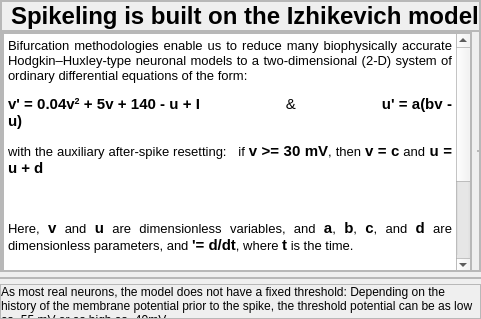
                  <widget class="QWidget" name="NeuronGenerator_subwidget1" native="true">
                   <layout class="QVBoxLayout" name="verticalLayout_12" stretch="0,0,0">
                    <property name="spacing">
                     <number>5</number>
                    </property>
                    <property name="leftMargin">
                     <number>0</number>
                    </property>
                    <property name="topMargin">
                     <number>0</number>
                    </property>
                    <property name="rightMargin">
                     <number>0</number>
                    </property>
                    <property name="bottomMargin">
                     <number>0</number>
                    </property>
                    <item alignment="Qt::AlignTop">
                     <widget class="QFrame" name="NeuronGenerator_subframe1_top_frame">
                      <property name="frameShape">
                       <enum>QFrame::StyledPanel</enum>
                      </property>
                      <property name="frameShadow">
                       <enum>QFrame::Raised</enum>
                      </property>
                      <layout class="QVBoxLayout" name="verticalLayout_13">
                       <property name="spacing">
                        <number>0</number>
                       </property>
                       <property name="leftMargin">
                        <number>0</number>
                       </property>
                       <property name="topMargin">
                        <number>0</number>
                       </property>
                       <property name="rightMargin">
                        <number>0</number>
                       </property>
                       <property name="bottomMargin">
                        <number>0</number>
                       </property>
                       <item alignment="Qt::AlignTop">
                        <widget class="QFrame" name="NeuronGenerator_subframe1_title_frame">
                         <property name="frameShape">
                          <enum>QFrame::StyledPanel</enum>
                         </property>
                         <property name="frameShadow">
                          <enum>QFrame::Raised</enum>
                         </property>
                         <layout class="QHBoxLayout" name="horizontalLayout_14">
                          <property name="spacing">
                           <number>0</number>
                          </property>
                          <property name="topMargin">
                           <number>0</number>
                          </property>
                          <property name="rightMargin">
                           <number>0</number>
                          </property>
                          <property name="bottomMargin">
                           <number>0</number>
                          </property>
                          <item alignment="Qt::AlignLeft">
                           <widget class="QLabel" name="NeuronGenerator_subframe1_title_label">
                            <property name="sizePolicy">
                             <sizepolicy hsizetype="Preferred" vsizetype="Fixed">
                              <horstretch>0</horstretch>
                              <verstretch>0</verstretch>
                             </sizepolicy>
                            </property>
                            <property name="maximumSize">
                             <size>
                              <width>16777215</width>
                              <height>30</height>
                             </size>
                            </property>
                            <property name="styleSheet">
                             <string notr="true"/>
                            </property>
                            <property name="text">
                             <string>&lt;html&gt;&lt;head/&gt;&lt;body&gt;&lt;p&gt;&lt;span style=&quot; font-size:18pt; font-weight:700;&quot;&gt;Spikeling is built on the Izhikevich model&lt;/span&gt;&lt;/p&gt;&lt;/body&gt;&lt;/html&gt;</string>
                            </property>
                           </widget>
                          </item>
                         </layout>
                        </widget>
                       </item>
                       <item alignment="Qt::AlignTop">
                        <widget class="QFrame" name="NeuronGenerator_subframe1_Izhik_frame">
                         <property name="sizePolicy">
                          <sizepolicy hsizetype="Preferred" vsizetype="Fixed">
                           <horstretch>0</horstretch>
                           <verstretch>0</verstretch>
                          </sizepolicy>
                         </property>
                         <property name="maximumSize">
                          <size>
                           <width>16777215</width>
                           <height>240</height>
                          </size>
                         </property>
                         <property name="frameShape">
                          <enum>QFrame::StyledPanel</enum>
                         </property>
                         <property name="frameShadow">
                          <enum>QFrame::Raised</enum>
                         </property>
                         <layout class="QHBoxLayout" name="horizontalLayout_13">
                          <property name="spacing">
                           <number>5</number>
                          </property>
                          <property name="leftMargin">
                           <number>0</number>
                          </property>
                          <property name="topMargin">
                           <number>0</number>
                          </property>
                          <property name="rightMargin">
                           <number>0</number>
                          </property>
                          <property name="bottomMargin">
                           <number>0</number>
                          </property>
                          <item alignment="Qt::AlignTop">
                           <widget class="QFrame" name="NeuronGenerator_subframe1_Izhik_subframe1">
                            <property name="frameShape">
                             <enum>QFrame::StyledPanel</enum>
                            </property>
                            <property name="frameShadow">
                             <enum>QFrame::Raised</enum>
                            </property>
                            <layout class="QHBoxLayout" name="horizontalLayout_16">
                             <property name="spacing">
                              <number>0</number>
                             </property>
                             <property name="leftMargin">
                              <number>0</number>
                             </property>
                             <property name="topMargin">
                              <number>0</number>
                             </property>
                             <property name="rightMargin">
                              <number>0</number>
                             </property>
                             <property name="bottomMargin">
                              <number>0</number>
                             </property>
                             <item alignment="Qt::AlignTop">
                              <widget class="QTextBrowser" name="NeuronGenerator_subframe1_Izhik_textbrowser">
                               <property name="sizePolicy">
                                <sizepolicy hsizetype="Expanding" vsizetype="Fixed">
                                 <horstretch>0</horstretch>
                                 <verstretch>0</verstretch>
                                </sizepolicy>
                               </property>
                               <property name="minimumSize">
                                <size>
                                 <width>0</width>
                                 <height>240</height>
                                </size>
                               </property>
                               <property name="maximumSize">
                                <size>
                                 <width>16777215</width>
                                 <height>200</height>
                                </size>
                               </property>
                               <property name="styleSheet">
                                <string notr="true"/>
                               </property>
                               <property name="html">
                                <string>&lt;!DOCTYPE HTML PUBLIC &quot;-//W3C//DTD HTML 4.0//EN&quot; &quot;http://www.w3.org/TR/REC-html40/strict.dtd&quot;&gt;
&lt;html&gt;&lt;head&gt;&lt;meta name=&quot;qrichtext&quot; content=&quot;1&quot; /&gt;&lt;meta charset=&quot;utf-8&quot; /&gt;&lt;style type=&quot;text/css&quot;&gt;
p, li { white-space: pre-wrap; }
&lt;/style&gt;&lt;/head&gt;&lt;body style=&quot; font-family:'Segoe UI'; font-size:9pt; font-weight:400; font-style:normal;&quot;&gt;
&lt;p align=&quot;justify&quot; style=&quot; margin-top:0px; margin-bottom:0px; margin-left:0px; margin-right:0px; -qt-block-indent:0; text-indent:0px;&quot;&gt;&lt;span style=&quot; font-size:10pt;&quot;&gt;Bifurcation methodologies enable us to reduce many biophysically accurate Hodgkin–Huxley-type neuronal models to a two-dimensional (2-D) system of ordinary differential equations of the form:&lt;/span&gt;&lt;/p&gt;
&lt;p align=&quot;justify&quot; style=&quot; margin-top:12px; margin-bottom:12px; margin-left:0px; margin-right:0px; -qt-block-indent:0; text-indent:0px;&quot;&gt;&lt;span style=&quot; font-size:11pt; font-weight:696;&quot;&gt;v' = 0.04v&lt;/span&gt;&lt;span style=&quot; font-size:11pt; font-weight:696; vertical-align:super;&quot;&gt;2&lt;/span&gt;&lt;span style=&quot; font-size:11pt; font-weight:696;&quot;&gt; + 5v + 140 - u + I                    &lt;/span&gt;&lt;span style=&quot; font-size:11pt;&quot;&gt;&amp;amp;&lt;/span&gt;&lt;span style=&quot; font-size:11pt; font-weight:696;&quot;&gt;                    u' = a(bv - u)&lt;/span&gt;&lt;/p&gt;
&lt;p align=&quot;justify&quot; style=&quot; margin-top:12px; margin-bottom:12px; margin-left:0px; margin-right:0px; -qt-block-indent:0; text-indent:0px;&quot;&gt;&lt;span style=&quot; font-size:10pt;&quot;&gt;with the auxiliary after-spike resetting:   if &lt;/span&gt;&lt;span style=&quot; font-size:11pt; font-weight:696;&quot;&gt;v &amp;gt;= 30 mV&lt;/span&gt;&lt;span style=&quot; font-size:10pt;&quot;&gt;, then &lt;/span&gt;&lt;span style=&quot; font-size:11pt; font-weight:696;&quot;&gt;v = c&lt;/span&gt;&lt;span style=&quot; font-size:10pt;&quot;&gt; and&lt;/span&gt;&lt;span style=&quot; font-size:11pt;&quot;&gt; &lt;/span&gt;&lt;span style=&quot; font-size:11pt; font-weight:696;&quot;&gt;u = u + d&lt;/span&gt;&lt;/p&gt;
&lt;p align=&quot;justify&quot; style=&quot;-qt-paragraph-type:empty; margin-top:12px; margin-bottom:12px; margin-left:0px; margin-right:0px; -qt-block-indent:0; text-indent:0px; font-size:11pt; font-weight:696;&quot;&gt;&lt;br /&gt;&lt;/p&gt;
&lt;p align=&quot;justify&quot; style=&quot; margin-top:12px; margin-bottom:12px; margin-left:0px; margin-right:0px; -qt-block-indent:0; text-indent:0px;&quot;&gt;&lt;span style=&quot; font-size:10pt;&quot;&gt;Here, &lt;/span&gt;&lt;span style=&quot; font-size:11pt; font-weight:696;&quot;&gt;v&lt;/span&gt;&lt;span style=&quot; font-size:10pt;&quot;&gt; and &lt;/span&gt;&lt;span style=&quot; font-size:11pt; font-weight:696;&quot;&gt;u&lt;/span&gt;&lt;span style=&quot; font-size:10pt;&quot;&gt; are dimensionless variables, and &lt;/span&gt;&lt;span style=&quot; font-size:11pt; font-weight:696;&quot;&gt;a&lt;/span&gt;&lt;span style=&quot; font-size:10pt;&quot;&gt;, &lt;/span&gt;&lt;span style=&quot; font-size:11pt; font-weight:696;&quot;&gt;b&lt;/span&gt;&lt;span style=&quot; font-size:10pt;&quot;&gt;, &lt;/span&gt;&lt;span style=&quot; font-size:11pt; font-weight:696;&quot;&gt;c&lt;/span&gt;&lt;span style=&quot; font-size:10pt;&quot;&gt;, and &lt;/span&gt;&lt;span style=&quot; font-size:11pt; font-weight:696;&quot;&gt;d&lt;/span&gt;&lt;span style=&quot; font-size:10pt;&quot;&gt; are dimensionless parameters, and &lt;/span&gt;&lt;span style=&quot; font-size:11pt; font-weight:696;&quot;&gt;'= d/dt&lt;/span&gt;&lt;span style=&quot; font-size:10pt;&quot;&gt;, where &lt;/span&gt;&lt;span style=&quot; font-size:11pt; font-weight:696;&quot;&gt;t&lt;/span&gt;&lt;span style=&quot; font-size:10pt;&quot;&gt; is the time. &lt;/span&gt;&lt;/p&gt;
&lt;p align=&quot;justify&quot; style=&quot; margin-top:12px; margin-bottom:12px; margin-left:0px; margin-right:0px; -qt-block-indent:0; text-indent:0px;&quot;&gt;&lt;span style=&quot; font-size:10pt;&quot;&gt;The variable v represents the membrane potential of the neuron and &lt;/span&gt;&lt;span style=&quot; font-size:11pt; font-weight:696;&quot;&gt;u&lt;/span&gt;&lt;span style=&quot; font-size:10pt;&quot;&gt; represents a membrane recovery variable, which accounts for the activation of K+ ionic currents and inactivation of Na+ ionic currents, and it provides negative feedback to &lt;/span&gt;&lt;span style=&quot; font-size:11pt; font-weight:696;&quot;&gt;v&lt;/span&gt;&lt;span style=&quot; font-size:10pt;&quot;&gt;. &lt;/span&gt;&lt;/p&gt;
&lt;p align=&quot;justify&quot; style=&quot; margin-top:12px; margin-bottom:12px; margin-left:0px; margin-right:0px; -qt-block-indent:0; text-indent:0px;&quot;&gt;&lt;span style=&quot; font-size:10pt;&quot;&gt;After the spike reaches its apex (+30 mV), the membrane voltage and the recovery variable are reset. &lt;/span&gt;&lt;/p&gt;
&lt;p align=&quot;justify&quot; style=&quot; margin-top:12px; margin-bottom:12px; margin-left:0px; margin-right:0px; -qt-block-indent:0; text-indent:0px;&quot;&gt;&lt;span style=&quot; font-size:10pt;&quot;&gt;Synaptic currents or injected DC-currents are delivered via the variable&lt;/span&gt;&lt;span style=&quot; font-size:10pt; font-weight:696;&quot;&gt; &lt;/span&gt;&lt;span style=&quot; font-size:11pt; font-weight:696;&quot;&gt;I&lt;/span&gt;&lt;span style=&quot; font-size:10pt;&quot;&gt;.&lt;/span&gt;&lt;/p&gt;&lt;/body&gt;&lt;/html&gt;</string>
                               </property>
                              </widget>
                             </item>
                            </layout>
                           </widget>
                          </item>
                          <item alignment="Qt::AlignRight|Qt::AlignVCenter">
                           <widget class="QFrame" name="NeuronGenerator_subframe1_Izhik_subframe2">
                            <property name="frameShape">
                             <enum>QFrame::StyledPanel</enum>
                            </property>
                            <property name="frameShadow">
                             <enum>QFrame::Raised</enum>
                            </property>
                            <layout class="QHBoxLayout" name="horizontalLayout_15">
                             <property name="spacing">
                              <number>0</number>
                             </property>
                             <property name="leftMargin">
                              <number>0</number>
                             </property>
                             <property name="topMargin">
                              <number>0</number>
                             </property>
                             <property name="rightMargin">
                              <number>0</number>
                             </property>
                             <property name="bottomMargin">
                              <number>0</number>
                             </property>
                            </layout>
                           </widget>
                          </item>
                         </layout>
                        </widget>
                       </item>
                      </layout>
                     </widget>
                    </item>
                    <item>
                     <widget class="QFrame" name="NeuronGenerator_subframe1_middle_frame">
                      <property name="frameShape">
                       <enum>QFrame::StyledPanel</enum>
                      </property>
                      <property name="frameShadow">
                       <enum>QFrame::Raised</enum>
                      </property>
                      <layout class="QHBoxLayout" name="horizontalLayout_12">
                       <property name="spacing">
                        <number>0</number>
                       </property>
                       <property name="leftMargin">
                        <number>0</number>
                       </property>
                       <property name="topMargin">
                        <number>0</number>
                       </property>
                       <property name="rightMargin">
                        <number>0</number>
                       </property>
                       <property name="bottomMargin">
                        <number>0</number>
                       </property>
                       <item>
                        <widget class="PlotWidget" name="NeuronGenerator_subframe1_Oscilloscope_widget" native="true">
                         <property name="sizePolicy">
                          <sizepolicy hsizetype="Expanding" vsizetype="Expanding">
                           <horstretch>0</horstretch>
                           <verstretch>0</verstretch>
                          </sizepolicy>
                         </property>
                         <property name="styleSheet">
                          <string notr="true"/>
                         </property>
                         <widget class="QCheckBox" name="NeuronGenerator_subframe1_Oscilloscope_widget_stimulus_checkbox">
                          <property name="enabled">
                           <bool>false</bool>
                          </property>
                          <property name="geometry">
                           <rect>
                            <x>120</x>
                            <y>0</y>
                            <width>100</width>
                            <height>20</height>
                           </rect>
                          </property>
                          <property name="autoFillBackground">
                           <bool>false</bool>
                          </property>
                          <property name="styleSheet">
                           <string notr="true">color: rgb(133, 153, 0);</string>
                          </property>
                          <property name="text">
                           <string>Current Input</string>
                          </property>
                          <property name="checked">
                           <bool>true</bool>
                          </property>
                         </widget>
                         <widget class="QCheckBox" name="NeuronGenerator_subframe1_Oscilloscope_widget_Vm_checkbox">
                          <property name="enabled">
                           <bool>false</bool>
                          </property>
                          <property name="geometry">
                           <rect>
                            <x>70</x>
                            <y>0</y>
                            <width>100</width>
                            <height>20</height>
                           </rect>
                          </property>
                          <property name="autoFillBackground">
                           <bool>false</bool>
                          </property>
                          <property name="styleSheet">
                           <string notr="true">color: rgb(220, 50, 47);</string>
                          </property>
                          <property name="text">
                           <string>Vm</string>
                          </property>
                          <property name="checked">
                           <bool>true</bool>
                          </property>
                         </widget>
                         <zorder>NeuronGenerator_subframe1_Oscilloscope_widget_Vm_checkbox</zorder>
                         <zorder>NeuronGenerator_subframe1_Oscilloscope_widget_stimulus_checkbox</zorder>
                        </widget>
                       </item>
                      </layout>
                     </widget>
                    </item>
                    <item alignment="Qt::AlignBottom">
                     <widget class="QFrame" name="NeuronGenerator_subframe1_bottom_frame">
                      <property name="sizePolicy">
                       <sizepolicy hsizetype="Preferred" vsizetype="Fixed">
                        <horstretch>0</horstretch>
                        <verstretch>0</verstretch>
                       </sizepolicy>
                      </property>
                      <property name="minimumSize">
                       <size>
                        <width>0</width>
                        <height>35</height>
                       </size>
                      </property>
                      <property name="maximumSize">
                       <size>
                        <width>16777215</width>
                        <height>35</height>
                       </size>
                      </property>
                      <property name="frameShape">
                       <enum>QFrame::StyledPanel</enum>
                      </property>
                      <property name="frameShadow">
                       <enum>QFrame::Raised</enum>
                      </property>
                      <layout class="QHBoxLayout" name="horizontalLayout_11">
                       <property name="spacing">
                        <number>0</number>
                       </property>
                       <property name="leftMargin">
                        <number>0</number>
                       </property>
                       <property name="topMargin">
                        <number>0</number>
                       </property>
                       <property name="rightMargin">
                        <number>0</number>
                       </property>
                       <property name="bottomMargin">
                        <number>0</number>
                       </property>
                       <item alignment="Qt::AlignTop">
                        <widget class="QLabel" name="NeuronGenerator_subframe1_bottom_label">
                         <property name="sizePolicy">
                          <sizepolicy hsizetype="Expanding" vsizetype="Preferred">
                           <horstretch>0</horstretch>
                           <verstretch>0</verstretch>
                          </sizepolicy>
                         </property>
                         <property name="text">
                          <string>&lt;html&gt;&lt;head/&gt;&lt;body&gt;&lt;p&gt;As most real neurons, the model does not have a fixed threshold: Depending on the history of the membrane potential prior to the spike, the threshold potential can be as low as -55 mV or as high as -40mV&lt;/p&gt;&lt;/body&gt;&lt;/html&gt;</string>
                         </property>
                         <property name="wordWrap">
                          <bool>true</bool>
                         </property>
                        </widget>
                       </item>
                      </layout>
                     </widget>
                    </item>
                   </layout>
                  </widget>
